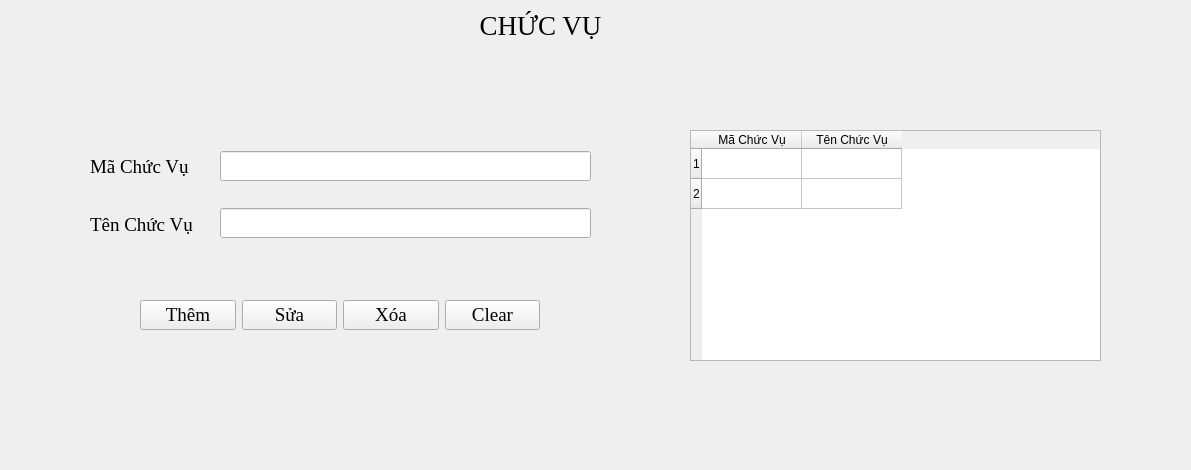
<?xml version="1.0" encoding="UTF-8"?>
<ui version="4.0">
 <class>FrameCV</class>
 <widget class="QFrame" name="FrameCV">
  <property name="geometry">
   <rect>
    <x>0</x>
    <y>0</y>
    <width>1191</width>
    <height>470</height>
   </rect>
  </property>
  <property name="windowTitle">
   <string>Frame</string>
  </property>
  <widget class="QLabel" name="label_2">
   <property name="geometry">
    <rect>
     <x>460</x>
     <y>10</y>
     <width>161</width>
     <height>31</height>
    </rect>
   </property>
   <property name="font">
    <font>
     <family>Times New Roman</family>
     <pointsize>20</pointsize>
    </font>
   </property>
   <property name="text">
    <string>CHỨC VỤ</string>
   </property>
   <property name="alignment">
    <set>Qt::AlignCenter</set>
   </property>
  </widget>
  <widget class="QWidget" name="verticalLayoutWidget_4">
   <property name="geometry">
    <rect>
     <x>90</x>
     <y>140</y>
     <width>131</width>
     <height>111</height>
    </rect>
   </property>
   <layout class="QVBoxLayout" name="verticalLayout_4">
    <item>
     <widget class="QLabel" name="label_4">
      <property name="font">
       <font>
        <family>Times New Roman</family>
        <pointsize>14</pointsize>
       </font>
      </property>
      <property name="text">
       <string>Mã Chức Vụ</string>
      </property>
     </widget>
    </item>
    <item>
     <widget class="QLabel" name="label_3">
      <property name="font">
       <font>
        <family>Times New Roman</family>
        <pointsize>14</pointsize>
       </font>
      </property>
      <property name="text">
       <string>Tên Chức Vụ</string>
      </property>
     </widget>
    </item>
   </layout>
  </widget>
  <widget class="QWidget" name="horizontalLayoutWidget_2">
   <property name="geometry">
    <rect>
     <x>140</x>
     <y>290</y>
     <width>400</width>
     <height>51</height>
    </rect>
   </property>
   <layout class="QHBoxLayout" name="horizontalLayout_2">
    <item>
     <widget class="QPushButton" name="btAdd">
      <property name="font">
       <font>
        <family>Times New Roman</family>
        <pointsize>14</pointsize>
       </font>
      </property>
      <property name="text">
       <string>Thêm</string>
      </property>
     </widget>
    </item>
    <item>
     <widget class="QPushButton" name="btFix">
      <property name="font">
       <font>
        <family>Times New Roman</family>
        <pointsize>14</pointsize>
       </font>
      </property>
      <property name="text">
       <string>Sửa</string>
      </property>
     </widget>
    </item>
    <item>
     <widget class="QPushButton" name="btDel">
      <property name="font">
       <font>
        <family>Times New Roman</family>
        <pointsize>14</pointsize>
       </font>
      </property>
      <property name="text">
       <string>Xóa</string>
      </property>
     </widget>
    </item>
    <item>
     <widget class="QPushButton" name="btClear">
      <property name="font">
       <font>
        <family>Times New Roman</family>
        <pointsize>14</pointsize>
       </font>
      </property>
      <property name="text">
       <string>Clear</string>
      </property>
     </widget>
    </item>
   </layout>
  </widget>
  <widget class="QWidget" name="verticalLayoutWidget_3">
   <property name="geometry">
    <rect>
     <x>220</x>
     <y>130</y>
     <width>371</width>
     <height>131</height>
    </rect>
   </property>
   <layout class="QVBoxLayout" name="verticalLayout_3">
    <item>
     <widget class="QLineEdit" name="txtMaCV">
      <property name="font">
       <font>
        <family>Times New Roman</family>
        <pointsize>14</pointsize>
       </font>
      </property>
     </widget>
    </item>
    <item>
     <widget class="QLineEdit" name="txtTenCV">
      <property name="font">
       <font>
        <family>Times New Roman</family>
        <pointsize>14</pointsize>
       </font>
      </property>
     </widget>
    </item>
   </layout>
  </widget>
  <widget class="QTableWidget" name="dataTab">
   <property name="geometry">
    <rect>
     <x>690</x>
     <y>130</y>
     <width>411</width>
     <height>231</height>
    </rect>
   </property>
   <property name="autoFillBackground">
    <bool>false</bool>
   </property>
   <property name="rowCount">
    <number>2</number>
   </property>
   <property name="columnCount">
    <number>2</number>
   </property>
   <row/>
   <row/>
   <column>
    <property name="text">
     <string>Mã Chức Vụ</string>
    </property>
   </column>
   <column>
    <property name="text">
     <string>Tên Chức Vụ</string>
    </property>
   </column>
  </widget>
 </widget>
 <resources/>
 <connections/>
</ui>
